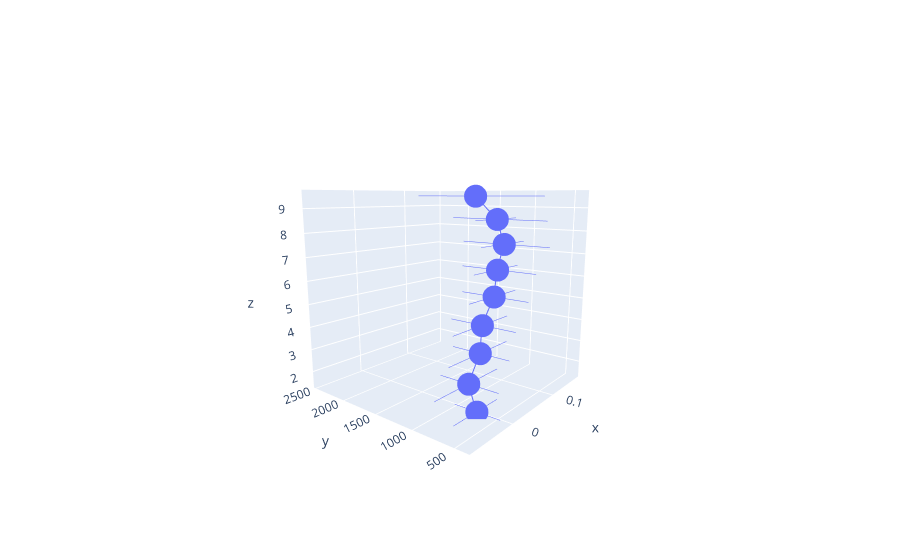

Notebook source saved alongside this figure:
### Markdown cell above
The plot shows some structure, but it's likely not enough to get nice separation. 

I already have the ign_array_dfs, might as well use them again

### Code cell
ign_word_means = [pd.DataFrame.mean(x['number_words_review']) for x in ign_array_dfs]
ign_word_std = [pd.DataFrame.std(x['number_words_review']) for x in ign_array_dfs]

# ign_polarity_means = [pd.DataFrame.mean(x['polarity']) for x in ign_array_dfs]
# ign_polarity_std = [pd.DataFrame.std(x['polarity']) for x in ign_array_dfs]
# print(review_score_midpoints)
print(len(ign_word_std))
print(len(ign_polarity_std))
# go.Scatter3d()
fig = go.Figure(data=go.Scatter3d(x=ign_polarity_means, y=ign_word_means, z=review_score_midpoints, 
                                   error_x=dict(type='data', array=ign_polarity_std), 
                                   error_y=dict(type='data', array=ign_word_std) ) )
# fig.update_layout(title='Stuff', 
#                   xaxis_title= 'average polarity', 
#                   yaxis_title='average number of words', 
#                   zaxis_title='review score midpoint')
fig.show()

### Figure 1 — Plotly figure (JSON) as saved in the notebook; plotly's stock layout.template omitted (floating-point values rounded to 4 significant figures)
{"data": [{"error_x": {"array": [0.04341, 0.06137, 0.05995, 0.05733, 0.05178, 0.05079, 0.05163, 0.04998, 0.04952], "type": "data"}, "error_y": {"array": [272.3, 353.7, 345.7, 398.4, 411.7, 466.2, 551.6, 633.7, 918.8], "type": "data"}, "type": "scatter3d", "x": [-0.01421, -0.01309, 0.011, 0.02404, 0.05093, 0.06995, 0.09131, 0.1106, 0.1234], "y": [677.2, 786.0, 793.4, 848.2, 860.2, 927.4, 963.2, 1165.0, 1549.0], "z": [1.5, 2.5, 3.5, 4.5, 5.5, 6.5, 7.5, 8.5, 9.5]}], "layout": {"autosize": true, "scene": {"aspectmode": "auto", "aspectratio": {"x": 1, "y": 1, "z": 1}, "camera": {"center": {"x": 0, "y": 0, "z": 0}, "eye": {"x": -1.787, "y": -1.442, "z": 0.4738}, "projection": {"type": "perspective"}, "up": {"x": 0, "y": 0, "z": 1}}}}}
